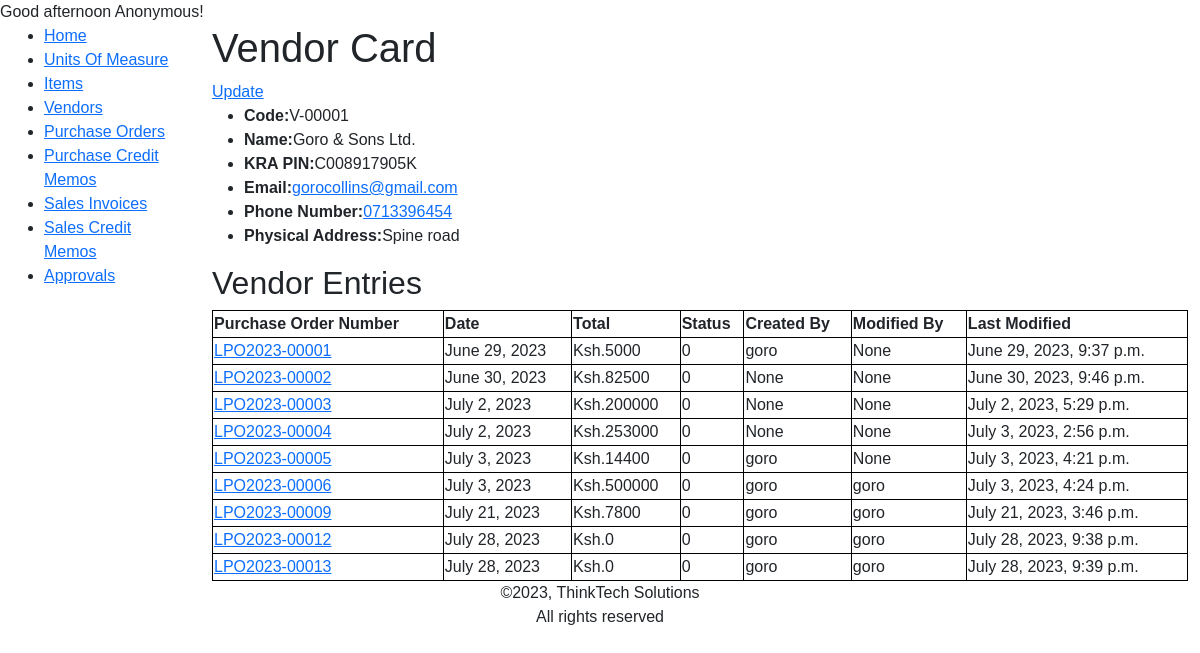
The app's page /inventory/vendor-detail/V-00001/, older data.
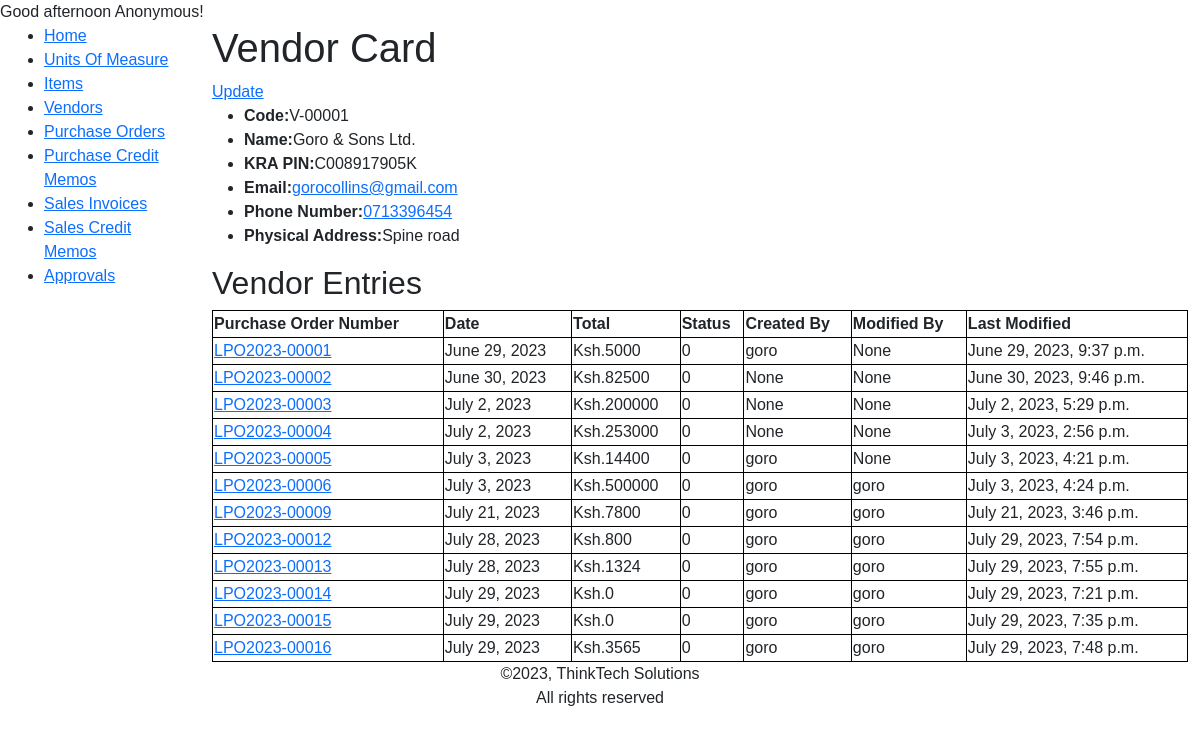
The same page, newer data.
### inventory/models.py (models this page shows, shortened)
class PurchaseHeader(models.Model):
    number = AlphanumericAutoField(primary_key=True, editable=False)
    vendor = models.ForeignKey(Vendor, on_delete=models.PROTECT, related_name='vendor', related_query_name='vendor')
    date = models.DateField(auto_now_add=True, editable=False)
    total = models.IntegerField(editable=False, default=0)
    last_modified_at = models.DateTimeField(auto_now=True, editable=False)
    approval_status = ((0, 'Open'), (1, 'Pending Approval'), (2, 'Approved'), (3, 'Cancelled Approval'))
    status = models.CharField(max_length=30, choices=approval_status, default=0)
    created_by = models.ForeignKey('auth.User', blank=True, null=True, default=None, on_delete=models.PROTECT, related_name='lpo', related_query_name='lpo',editable=False)
    modified_by = models.ForeignKey('auth.User', blank=True, null=True, default=None, on_delete=models.PROTECT, related_name='lpo_m', related_query_name='lpo_m',editable=False)
    class Meta:
        verbose_name_plural = 'Purchase Orders'
        ordering = ["number"]

### inventory/views.py (the view)
# urls.py: path('vendor-detail/<str:pk>/', views.VendorDetailView.as_view(), name='vendor-detail'),
class VendorDetailView(generic.DetailView, LoginRequiredMixin):
    model = Vendor
    paginate_by = 25

### inventory/templatetags/custom_filters.py (called while the page is built)
@register.filter
def greeting(value):
    current_time = datetime.now().time()
    current_hour = current_time.hour
    if 5 <= current_hour < 12:
        time_category = "morning"
    elif 12 <= current_hour < 17:
        time_category = "afternoon"
    elif 17 <= current_hour < 20:
        time_category = "evening"
    else:
        time_category = "night"
    return f"Good {time_category}"

### inventory/templates/inventory/vendor_detail.html (shortened to what this page needs)
{% extends "inventory/base.html" %}
{% block content %}
    <h1>Vendor Card</h1>
    <a href="{% url 'inventory:vendor-update' vendor.code %}">Update</a>
    <ul>
        <li><strong>Code:</strong>{{vendor.code}}</li>
        <li><strong>Name:</strong>{{vendor.description}}</li>
        <li><strong>KRA PIN:</strong>{{vendor.kra_pin}}</li>
        <li><strong>Email:</strong><a href="mailto:{{vendor.contact_email}}">{{vendor.contact_email}}</a></li>
        <li><strong>Phone Number:</strong><a href="tel:{{vendor.contact_phone}}">{{vendor.contact_phone}}</a></li>
        <li><strong>Physical Address:</strong>{{vendor.address}}</li>
    </ul>
    <h2>Vendor Entries</h2>
    <table>
        <tr>
            <th>Purchase Order Number</th>
            <th>Date</th>
            <th>Total</th>
            <th>Status</th>
            <th>Created By</th>
            <th>Modified By</th>
            <th>Last Modified</th>
        </tr>
        {% for lpo in vendor.vendor.all %}
        <tr>
            <td><a href="{% url 'inventory:purchaseorder-detail' lpo.pk %}">{{lpo.number}}</a></td>
            <td>{{lpo.date}}</td>
            <td>Ksh.{{lpo.total}}</td>
            <td>{{lpo.get_status_display}}</td>
            <td>{{lpo.created_by}}</td>
            <td>{{lpo.modified_by}}</td>
            <td>{{lpo.last_modified_at}}</td>
        </tr>
        {% endfor %}
    </table>
{% endblock %}

Row changes from the older to the newer data that the page shows:
changed PurchaseHeader "LPO2023-00012": total "0" → "800"; last_modified_at "July 28, 2023, 9:38 p.m." → "July 29, 2023, 7:54 p.m."
changed PurchaseHeader "LPO2023-00013": total "0" → "1324"; last_modified_at "July 28, 2023, 9:39 p.m." → "July 29, 2023, 7:55 p.m."
added PurchaseHeader: number "LPO2023-00014", date "July 29, 2023", total "0", status "0", created_by "goro", modified_by "goro", last_modified_at "July 29, 2023, 7:21 p.m."
added PurchaseHeader: number "LPO2023-00015", date "July 29, 2023", total "0", status "0", created_by "goro", modified_by "goro", last_modified_at "July 29, 2023, 7:35 p.m."
added PurchaseHeader: number "LPO2023-00016", date "July 29, 2023", total "3565", status "0", created_by "goro", modified_by "goro", last_modified_at "July 29, 2023, 7:48 p.m."
